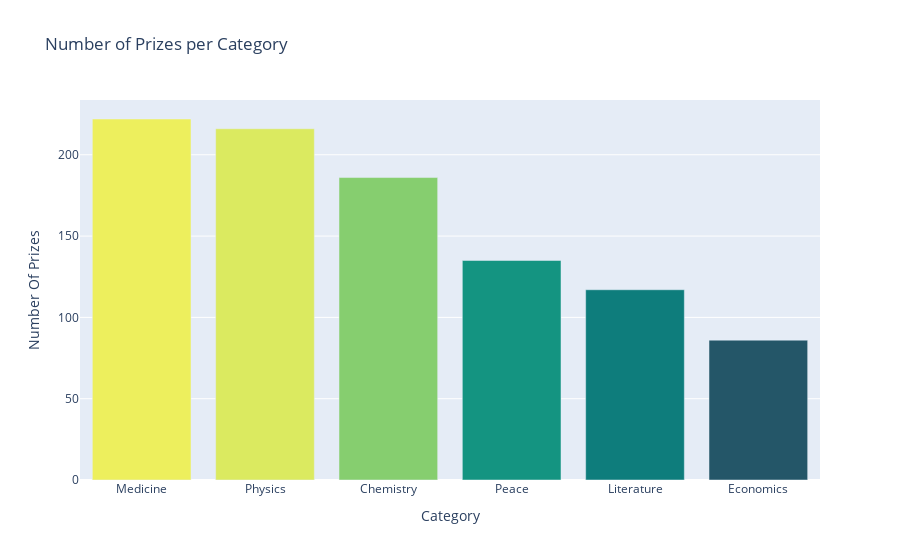

Write notebook code for a chart like this one.
### Code cell
prizes_per_category = df_data.category.value_counts()
fig = px.bar(x=prizes_per_category.index, y=prizes_per_category.values, title="Number of Prizes per Category", color_continuous_scale="Aggrnyl", color=prizes_per_category.values)
fig.update_layout(xaxis_title = "Category", yaxis_title = "Number Of Prizes", coloraxis_showscale=False)
fig.show()

### Figure 1 — Plotly figure (JSON) as saved in the notebook; plotly's stock layout.template omitted (floating-point values rounded to 4 significant figures)
{"data": [{"alignmentgroup": "True", "hovertemplate": "x=%{x}<br>y=%{y}<br>color=%{marker.color}<extra></extra>", "legendgroup": "", "marker": {"color": [222, 216, 186, 135, 117, 86], "coloraxis": "coloraxis", "pattern": {"shape": ""}}, "name": "", "offsetgroup": "", "orientation": "v", "showlegend": false, "textposition": "auto", "type": "bar", "x": ["Medicine", "Physics", "Chemistry", "Peace", "Literature", "Economics"], "xaxis": "x", "y": [222, 216, 186, 135, 117, 86], "yaxis": "y"}], "layout": {"barmode": "relative", "coloraxis": {"colorbar": {"title": {"text": "color"}}, "colorscale": [[0, "rgb(36, 86, 104)"], [0.1667, "rgb(15, 114, 121)"], [0.3333, "rgb(13, 143, 129)"], [0.5, "rgb(57, 171, 126)"], [0.6667, "rgb(110, 197, 116)"], [0.8333, "rgb(169, 220, 103)"], [1, "rgb(237, 239, 93)"]], "showscale": false}, "legend": {"tracegroupgap": 0}, "title": {"text": "Number of Prizes per Category"}, "xaxis": {"anchor": "y", "domain": [0, 1], "title": {"text": "Category"}}, "yaxis": {"anchor": "x", "domain": [0, 1], "title": {"text": "Number Of Prizes"}}}}
